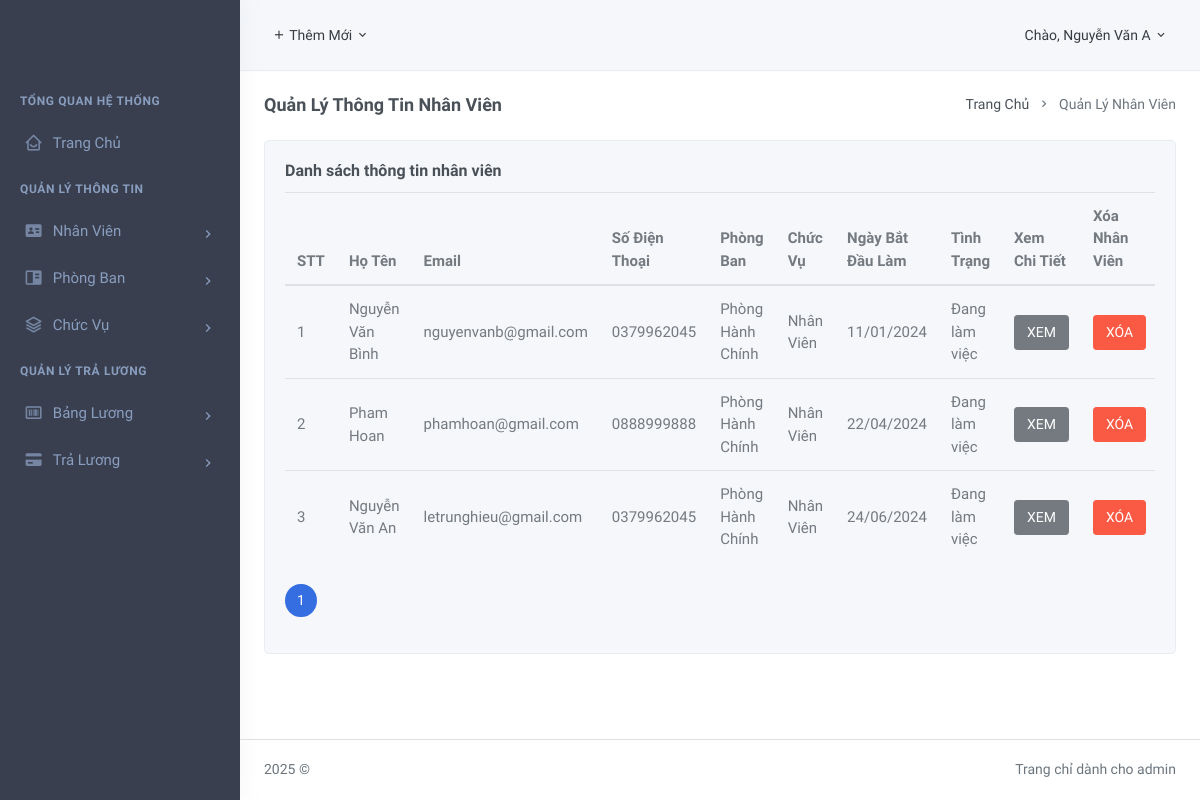
Page /src/NhanVien/NhanVien.php (signed in) on the committed database.
### tables this page shows
CREATE TABLE `nhanvien` (
  `MaNV` int(11) NOT NULL,
  `HoTen` varchar(100) NOT NULL,
  `GioiTinh` int(11) DEFAULT NULL,
  `NgaySinh` date NOT NULL,
  `DanToc` varchar(50) DEFAULT NULL,
  `QueQuan` varchar(255) DEFAULT NULL,
  `SoDienThoai` varchar(20) DEFAULT NULL,
  `TinhTrang` int(11) DEFAULT 1,
  `NgayBatDauLam` date DEFAULT NULL,
  `Email` varchar(100) DEFAULT NULL,
  `Avatar` varchar(255) DEFAULT NULL,
  `MaCV` int(11) DEFAULT NULL,
  `MaPB` int(11) DEFAULT NULL
);

CREATE TABLE `phongban` (
  `MaPB` int(11) NOT NULL,
  `TenPhongBan` varchar(50) NOT NULL,
  `DiaChi` varchar(255) DEFAULT NULL,
  `SoDienThoai` varchar(20) DEFAULT NULL,
  `Email` varchar(100) DEFAULT NULL,
  `Website` varchar(100) DEFAULT NULL,
  `MoTa` text DEFAULT NULL
);

CREATE TABLE `chucvu` (
  `MaCV` int(11) NOT NULL,
  `TenCV` varchar(50) NOT NULL,
  `MoTa` text DEFAULT NULL,
  `LuongCoBan` int(11) DEFAULT NULL
);

### src/NhanVien/NhanVien.php (the view, shortened to what this page needs)
<?php
$servername = "127.0.0.1";
$username = "root";
$password = "";
$dbname = "hrm_nhanvien";
$conn = new mysqli($servername, $username, $password, $dbname);
$records_per_page = 10;
$page = isset($_GET['page']) && is_numeric($_GET['page']) ? (int)$_GET['page'] : 1;
$offset = ($page - 1) * $records_per_page;
$sql_count = "SELECT COUNT(*) as total FROM nhanvien";
$result_count = $conn->query($sql_count);
$total_records = $result_count->fetch_assoc()['total'];
$totalPages = ceil($total_records / $records_per_page);
$sql = "SELECT n.MaNV, n.HoTen, n.Email, n.SoDienThoai, p.TenPhongBan, c.TenCV, n.NgayBatDauLam, n.TinhTrang
        FROM nhanvien n
        LEFT JOIN phongban p ON n.MaPB = p.MaPB
        LEFT JOIN chucvu c ON n.MaCV = c.MaCV
        LIMIT ? OFFSET ?";
$stmt = $conn->prepare($sql);
$stmt->bind_param("ii", $records_per_page, $offset);
$stmt->execute();
$result = $stmt->get_result();
$list = $result->fetch_all(MYSQLI_ASSOC);
?>
<div class="page-content">
    <div class="container-fluid">
        <div class="row">
            <div class="col-12">
                <div class="page-title-box d-flex align-items-center justify-content-between">
                    <h4 class="mb-0 font-size-18">Quản Lý Thông Tin Nhân Viên</h4>
                    <div class="page-title-right">
                        <ol class="breadcrumb m-0">
                            <li class="breadcrumb-item"><a href="/QLNhanVien_thuan/src/TrangChu.php">Trang Chủ</a></li>
                            <li class="breadcrumb-item active">Quản Lý Nhân Viên</li>
                        </ol>
                    </div>
                </div>
            </div>
        </div>
        <div class="row">
            <div class="col-12">
                <div class="card">
                    <div class="card-body">
                        <h4 class="card-title">Danh sách thông tin nhân viên</h4>
                        <div id="basic-datatable_wrapper" class="dataTables_wrapper dt-bootstrap4 no-footer">
                            <div class="row">
                                <div class="col-sm-12">
                                    <div class="table-responsive">
                                        <table class="table mb-0">
                                            <thead>
                                                <tr>
                                                    <th>STT</th>
                                                    <th>Họ Tên</th>
                                                    <th>Email</th>
                                                    <th>Số Điện Thoại</th>
                                                    <th>Phòng Ban</th>
                                                    <th>Chức Vụ</th>
                                                    <th>Ngày Bắt Đầu Làm</th>
                                                    <th>Tình Trạng</th>
                                                    <th>Xem Chi Tiết</th>
                                                    <th>Xóa Nhân Viên</th>
                                                </tr>
                                            </thead>
                                            <tbody>
                                                <?php foreach ($list as $key => $value): ?>
                                                    <tr role="row" class="odd">
                                                        <td><?php echo $key + 1 + $offset; ?></td>
                                                        <td><?php echo htmlspecialchars($value['HoTen']); ?></td>
                                                        <td><?php echo htmlspecialchars($value['Email']); ?></td>
                                                        <td><?php echo htmlspecialchars($value['SoDienThoai']); ?></td>
                                                        <td><?php echo htmlspecialchars($value['TenPhongBan'] ?? 'Chưa phân bổ'); ?></td>
                                                        <td><?php echo htmlspecialchars($value['TenCV'] ?? 'Chưa phân bổ'); ?></td>
                                                        <td><?php echo date("d/m/Y", strtotime($value['NgayBatDauLam'])); ?></td>
                                                        <td>
                                                            <?php
                                                                echo $value['TinhTrang'] == 1 ? "Đang làm việc" : "Đã nghỉ việc";
                                                            ?>
                                                        </td>
                                                        <td>
                                                            <a class="btn btn-secondary" style="width: 100%;" href="/QLNhanVien_thuan/src/NhanVien/SuaNhanVien.php?id=<?php echo $value['MaNV']; ?>">XEM</a>
                                                        </td>
                                                        <td>
                                                            <a class="btn btn-danger" style="width: 100%;" href="/QLNhanVien_thuan/src/NhanVien/XoaNhanVien.php?id=<?php echo $value['MaNV']; ?>" onclick="return confirm('Bạn có chắc chắn muốn xóa nhân viên này?');">XÓA</a>
                                                        </td>
                                                    </tr>
                                                <?php endforeach; ?>
                                            </tbody>
                                        </table>
                                    </div>
                                </div>
                            </div>
                            <br>
                            <div class="row">
                                <div class="col-sm-12">
                                    <div class="dataTables_paginate paging_simple_numbers" id="basic-datatable_paginate">
                                        <ul class="pagination pagination-rounded">
                                            <?php for ($i = 1; $i <= $totalPages; $i++): ?>
                                                <li style="margin-right: 5px;" class="paginate_button page-item <?php echo $i === $page ? 'active' : ''; ?>">
                                                    <a href="/QLNhanVien_thuan/src/NhanVien/NhanVien.php?path=nhan-vien&page=<?php echo $i; ?>" class="page-link"><?php echo $i; ?></a>
                                                </li>
                                            <?php endfor; ?>
                                        </ul>
                                    </div>
                                </div>
                            </div>
                        </div>
                    </div>
                </div>
            </div>
        </div>
</div>

### src/NhanVien/NhanVien.php (style rules this page uses)
.table th, .table td { padding: 0.75rem; vertical-align: middle; border-top: 1px solid #dee2e6; font-size: 15px; }

### rows in the picture
nhanvien: offset "1", HoTen "Nguyễn Văn Bình", Email "nguyenvanb@gmail.com", SoDienThoai "0379962045", MaPB.TenPhongBan "Phòng Hành Chính", MaCV.TenCV "Nhân Viên", NgayBatDauLam "11/01/2024", TinhTrang "Đang làm việc"
nhanvien: offset "2", HoTen "Pham Hoan", Email "phamhoan@gmail.com", SoDienThoai "0888999888", MaPB.TenPhongBan "Phòng Hành Chính", MaCV.TenCV "Nhân Viên", NgayBatDauLam "22/04/2024", TinhTrang "Đang làm việc"
nhanvien: offset "3", HoTen "Nguyễn Văn An", Email "letrunghieu@gmail.com", SoDienThoai "0379962045", MaPB.TenPhongBan "Phòng Hành Chính", MaCV.TenCV "Nhân Viên", NgayBatDauLam "24/06/2024", TinhTrang "Đang làm việc"

### other values in the picture
$_SESSION['hoten'] "Nguyễn Văn A"
